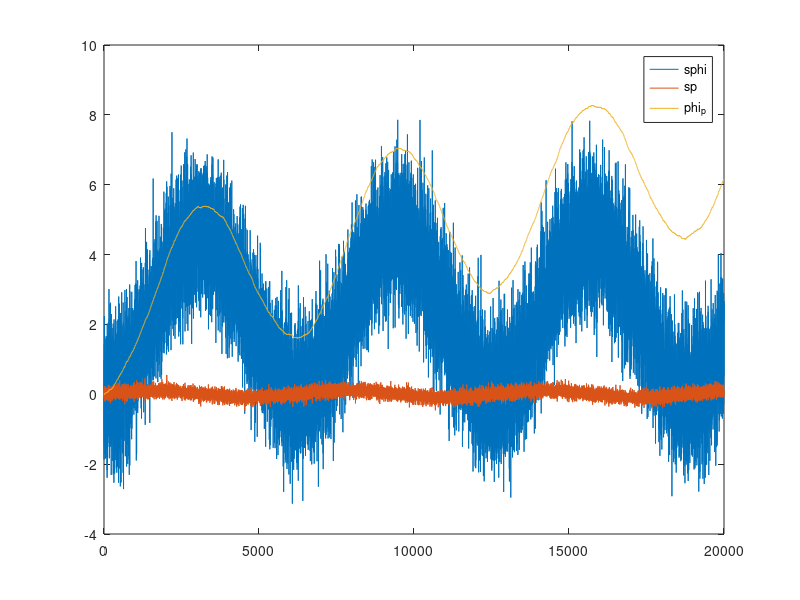
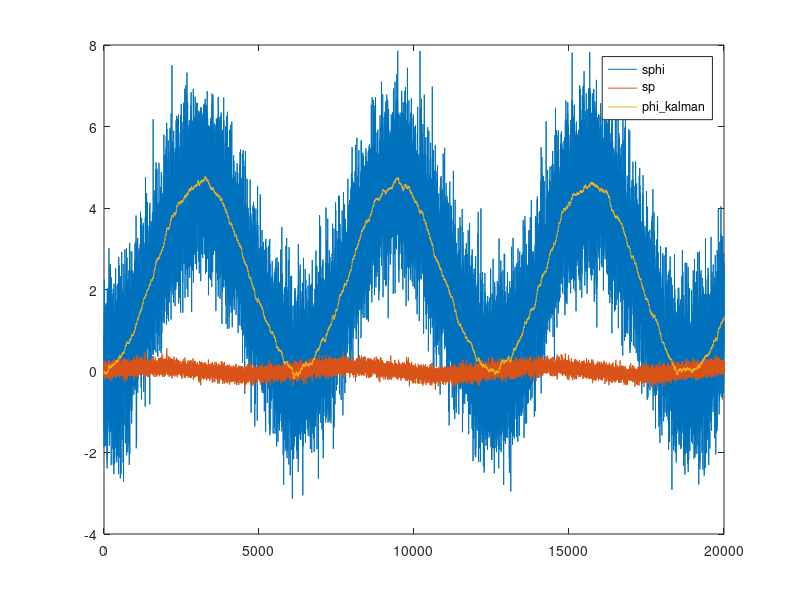
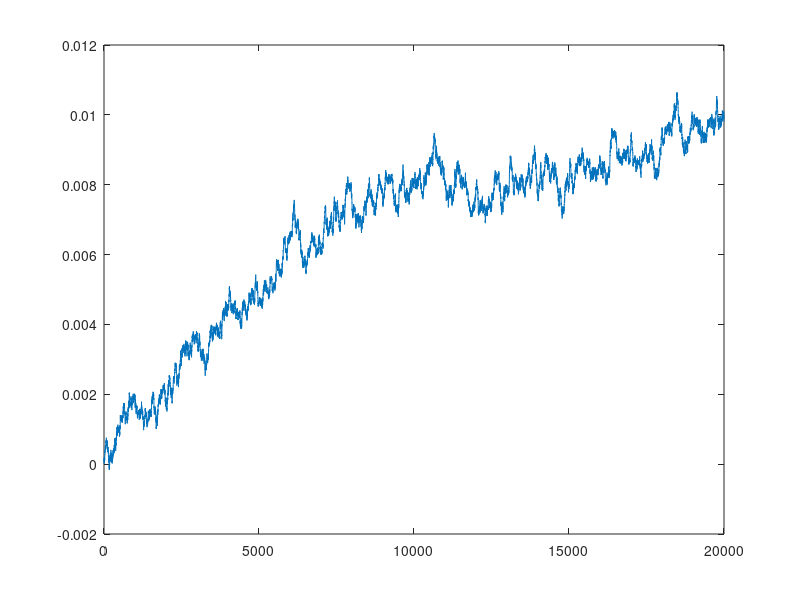

Write MATLAB code to recreate these figures, in order.
%--------------------------------------------------------------------------
% kalman -- test inertia-only Kalman 
%--------------------------------------------------------------------------
% synthesize signals sp and sphi
	n = 20000; % 5 ms: 100s trace
    t = 1:n;
% make impulse function
    %p = 10 * ((mod(t,1000) == 0) .* square(t/1000));
% ordinary sine wave
    p = 0.1 * sin(t/1000);
% use that to synthesize sphi and add some noise
    p2phi = 0.023;
    sphi(1) = 0;
    for i=(2:n) sphi(i) = sphi(i-1) + p(i-1) * p2phi; end;
    sphi = sphi + 1.0 * random('Normal',0,1,1,n);
% add some bias to p + some noise to create sp    
    sp = p + 0.01 + 0.1 * random('Normal',0,1,1,n);
    
%--------------------------------------------------------------------------
% now we synthesized sp and sphi which represent QR movement 
%--------------------------------------------------------------------------    
% show integrated angle phi from sp and compare to real phi (sphi)
    phi_p(1) = 0;
    for i=(2:n) phi_p(i) = phi_p(i-1) + sp(i-1) * p2phi; end;
    figure; plot(t,sphi,t,sp,t,phi_p), legend('sphi', 'sp', 'phi_p');
    
%--------------------------------------------------------------------------
% now apply kalman filtering to cope with sp bias and sphi noise
%--------------------------------------------------------------------------
    p_bias(1:n) = 0;
    phi_kalman(1:n) = 0;
    C1 = 128;  
    C2 = 1000000; 
    for i=(2:n)
        p_kalman(i) = sp(i-1) - p_bias(i-1);
        phi_kalman(i) = phi_kalman(i-1) + p_kalman(i) * p2phi;
        phi_error(i) = phi_kalman(i) - sphi(i);
        phi_kalman(i) = phi_kalman(i) - phi_error(i) / C1;
        p_bias(i) = p_bias(i-1) + (phi_error(i)/p2phi) / C2;
    end;
    figure; plot(t,sphi,t,sp,t,phi_kalman), legend('sphi', 'sp', 'phi\_kalman');
    figure; plot(t,p_bias');
    % figure; plot(t,sphi,t,phi_p,t,phi_kalman);
